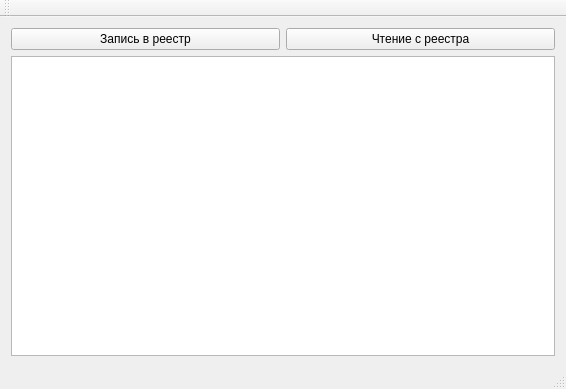
<?xml version="1.0" encoding="UTF-8"?>
<ui version="4.0">
 <class>MainWindow</class>
 <widget class="QMainWindow" name="MainWindow">
  <property name="geometry">
   <rect>
    <x>0</x>
    <y>0</y>
    <width>566</width>
    <height>389</height>
   </rect>
  </property>
  <property name="minimumSize">
   <size>
    <width>0</width>
    <height>0</height>
   </size>
  </property>
  <property name="windowTitle">
   <string>MainWindow</string>
  </property>
  <widget class="QWidget" name="centralWidget">
   <layout class="QGridLayout" name="gridLayout">
    <item row="0" column="0">
     <layout class="QVBoxLayout" name="verticalLayout">
      <item>
       <layout class="QHBoxLayout" name="horizontalLayout">
        <item>
         <widget class="QPushButton" name="pushButton">
          <property name="text">
           <string>Запись в реестр</string>
          </property>
         </widget>
        </item>
        <item>
         <widget class="QPushButton" name="pushButton_2">
          <property name="text">
           <string>Чтение с реестра</string>
          </property>
         </widget>
        </item>
       </layout>
      </item>
      <item>
       <widget class="QTextEdit" name="textEdit">
        <property name="undoRedoEnabled">
         <bool>false</bool>
        </property>
       </widget>
      </item>
     </layout>
    </item>
   </layout>
  </widget>
  <widget class="QMenuBar" name="menuBar">
   <property name="geometry">
    <rect>
     <x>0</x>
     <y>0</y>
     <width>566</width>
     <height>21</height>
    </rect>
   </property>
  </widget>
  <widget class="QToolBar" name="mainToolBar">
   <attribute name="toolBarArea">
    <enum>TopToolBarArea</enum>
   </attribute>
   <attribute name="toolBarBreak">
    <bool>false</bool>
   </attribute>
  </widget>
  <widget class="QStatusBar" name="statusBar"/>
 </widget>
 <layoutdefault spacing="6" margin="11"/>
 <resources/>
 <connections/>
</ui>
